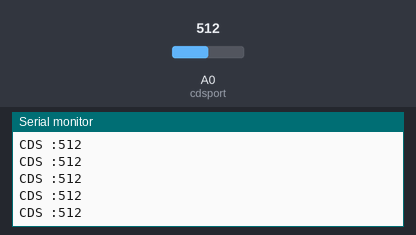
Simulated run of this sketch. Board: Arduino Uno, built with avr-gcc and run on an emulated ATmega328P. Parts: the last lines printed to the serial monitor. Inputs (shaded band) come from the test bench; at power-on: A0 (cdsport) = 512.

Above: at 1.2 s.
1.3 s: A0 (cdsport) set to 716
At 1.31 s:
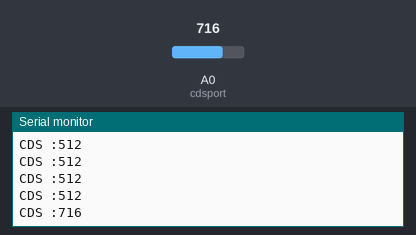
2.8 s: A0 (cdsport) set to 900
At 2.81 s:
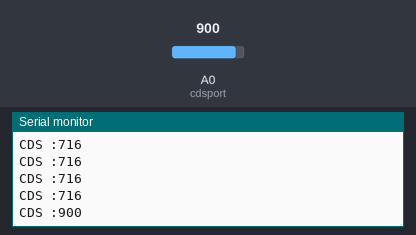
Timing chart, 0 to 5.8 s (numbered marks = the images above; inputs shaded):
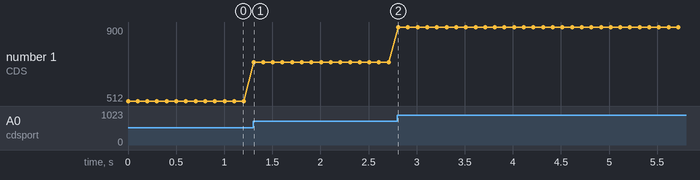

The sketch:

Cds.ino
```cpp
int value;
int cdsport = A0;

void setup(){
    pinMode(cdsport, INPUT);
    Serial.begin(9600);
}

void loop(){
  value = analogRead(cdsport);
  Serial.print("CDS :");
  Serial.println(value);
  delay(100);
}
```

Measured:
- after the input at 1.3 s, the serial monitor: prints a new line at once (image 1)
- after the input at 2.8 s, the serial monitor: prints a new line at once (image 2)
- plotted number 1: 512 → 716 after the input at 1.3 s, 716 → 900 after the input at 2.8 s
